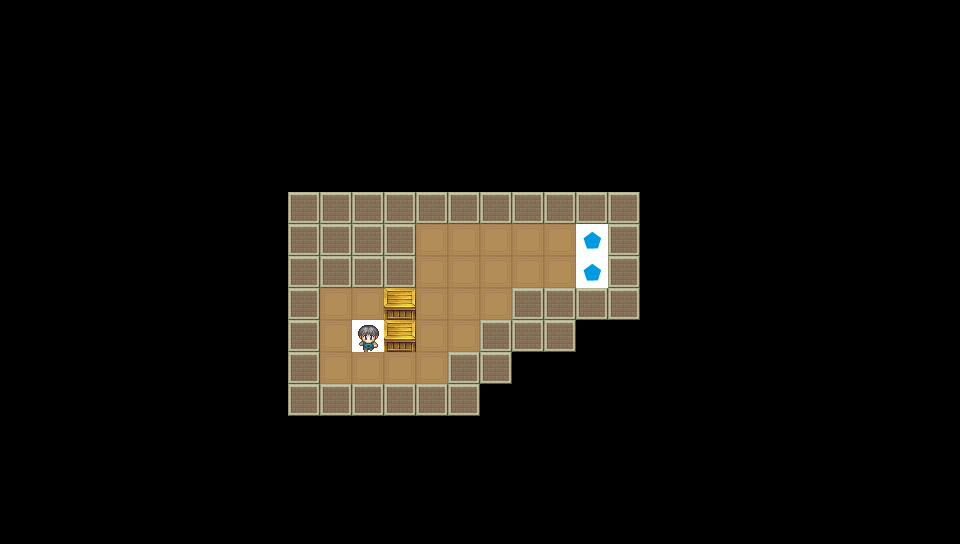

The image is a tile-based game level rendered from a .tmx file. Its description and complete source (layers, tilesets, objects, tile grids) follow:
An orthogonal 30x17 tile map with 32x32 px tiles, 2 tile layers (GroundChip, GimmickChip).

<map version="1.5" tiledversion="1.6.0" orientation="orthogonal" renderorder="right-down" width="30" height="17" tilewidth="32" tileheight="32" infinite="0" nextlayerid="3" nextobjectid="1">
 <tileset firstgid="1" source="Chips.tsx" />
 <layer id="1" name="GroundChip" width="30" height="17">
  <data encoding="csv">
0,0,0,0,0,0,0,0,0,0,0,0,0,0,0,0,0,0,0,0,0,0,0,0,0,0,0,0,0,0,
0,0,0,0,0,0,0,0,0,0,0,0,0,0,0,0,0,0,0,0,0,0,0,0,0,0,0,0,0,0,
0,0,0,0,0,0,0,0,0,0,0,0,0,0,0,0,0,0,0,0,0,0,0,0,0,0,0,0,0,0,
0,0,0,0,0,0,0,0,0,0,0,0,0,0,0,0,0,0,0,0,0,0,0,0,0,0,0,0,0,0,
0,0,0,0,0,0,0,0,0,0,0,0,0,0,0,0,0,0,0,0,0,0,0,0,0,0,0,0,0,0,
0,0,0,0,0,0,0,0,0,0,0,0,0,0,0,0,0,0,0,0,0,0,0,0,0,0,0,0,0,0,
0,0,0,0,0,0,0,0,0,3,3,3,3,3,3,3,3,3,3,3,0,0,0,0,0,0,0,0,0,0,
0,0,0,0,0,0,0,0,0,3,3,3,3,2,2,2,2,2,2,3,0,0,0,0,0,0,0,0,0,0,
0,0,0,0,0,0,0,0,0,3,3,3,3,2,2,2,2,2,2,3,0,0,0,0,0,0,0,0,0,0,
0,0,0,0,0,0,0,0,0,3,2,2,2,2,2,2,3,3,3,3,0,0,0,0,0,0,0,0,0,0,
0,0,0,0,0,0,0,0,0,3,2,2,2,2,2,3,3,3,0,0,0,0,0,0,0,0,0,0,0,0,
0,0,0,0,0,0,0,0,0,3,2,2,2,2,3,3,0,0,0,0,0,0,0,0,0,0,0,0,0,0,
0,0,0,0,0,0,0,0,0,3,3,3,3,3,3,0,0,0,0,0,0,0,0,0,0,0,0,0,0,0,
0,0,0,0,0,0,0,0,0,0,0,0,0,0,0,0,0,0,0,0,0,0,0,0,0,0,0,0,0,0,
0,0,0,0,0,0,0,0,0,0,0,0,0,0,0,0,0,0,0,0,0,0,0,0,0,0,0,0,0,0,
0,0,0,0,0,0,0,0,0,0,0,0,0,0,0,0,0,0,0,0,0,0,0,0,0,0,0,0,0,0,
0,0,0,0,0,0,0,0,0,0,0,0,0,0,0,0,0,0,0,0,0,0,0,0,0,0,0,0,0,0
</data>
 </layer>
 <layer id="2" name="GimmickChip" width="30" height="17">
  <data encoding="csv">
0,0,0,0,0,0,0,0,0,0,0,0,0,0,0,0,0,0,0,0,0,0,0,0,0,0,0,0,0,0,
0,0,0,0,0,0,0,0,0,0,0,0,0,0,0,0,0,0,0,0,0,0,0,0,0,0,0,0,0,0,
0,0,0,0,0,0,0,0,0,0,0,0,0,0,0,0,0,0,0,0,0,0,0,0,0,0,0,0,0,0,
0,0,0,0,0,0,0,0,0,0,0,0,0,0,0,0,0,0,0,0,0,0,0,0,0,0,0,0,0,0,
0,0,0,0,0,0,0,0,0,0,0,0,0,0,0,0,0,0,0,0,0,0,0,0,0,0,0,0,0,0,
0,0,0,0,0,0,0,0,0,0,0,0,0,0,0,0,0,0,0,0,0,0,0,0,0,0,0,0,0,0,
0,0,0,0,0,0,0,0,0,0,0,0,0,0,0,0,0,0,0,0,0,0,0,0,0,0,0,0,0,0,
0,0,0,0,0,0,0,0,0,0,0,0,0,0,0,0,0,0,6,0,0,0,0,0,0,0,0,0,0,0,
0,0,0,0,0,0,0,0,0,0,0,0,0,0,0,0,0,0,6,0,0,0,0,0,0,0,0,0,0,0,
0,0,0,0,0,0,0,0,0,0,0,0,5,0,0,0,0,0,0,0,0,0,0,0,0,0,0,0,0,0,
0,0,0,0,0,0,0,0,0,0,0,7,5,0,0,0,0,0,0,0,0,0,0,0,0,0,0,0,0,0,
0,0,0,0,0,0,0,0,0,0,0,0,0,0,0,0,0,0,0,0,0,0,0,0,0,0,0,0,0,0,
0,0,0,0,0,0,0,0,0,0,0,0,0,0,0,0,0,0,0,0,0,0,0,0,0,0,0,0,0,0,
0,0,0,0,0,0,0,0,0,0,0,0,0,0,0,0,0,0,0,0,0,0,0,0,0,0,0,0,0,0,
0,0,0,0,0,0,0,0,0,0,0,0,0,0,0,0,0,0,0,0,0,0,0,0,0,0,0,0,0,0,
0,0,0,0,0,0,0,0,0,0,0,0,0,0,0,0,0,0,0,0,0,0,0,0,0,0,0,0,0,0,
0,0,0,0,0,0,0,0,0,0,0,0,0,0,0,0,0,0,0,0,0,0,0,0,0,0,0,0,0,0
</data>
 </layer>
</map>
